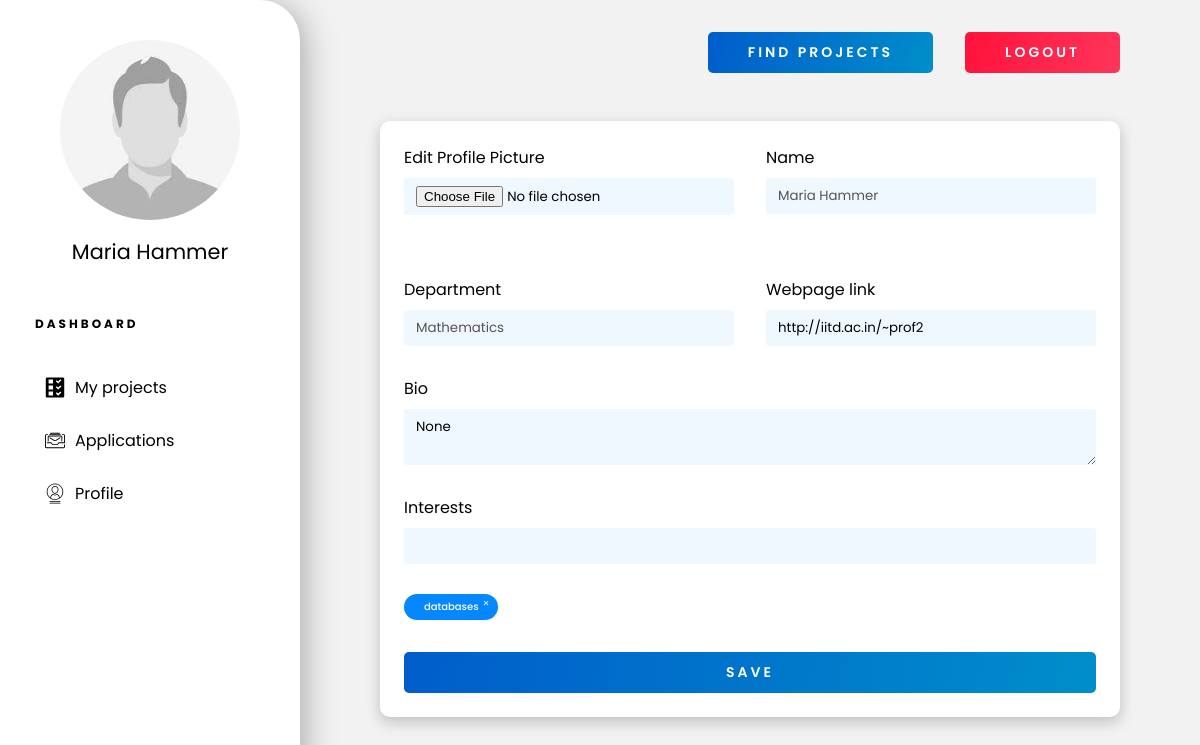
Page /profs/profile/ (signed in) on the earlier database version.
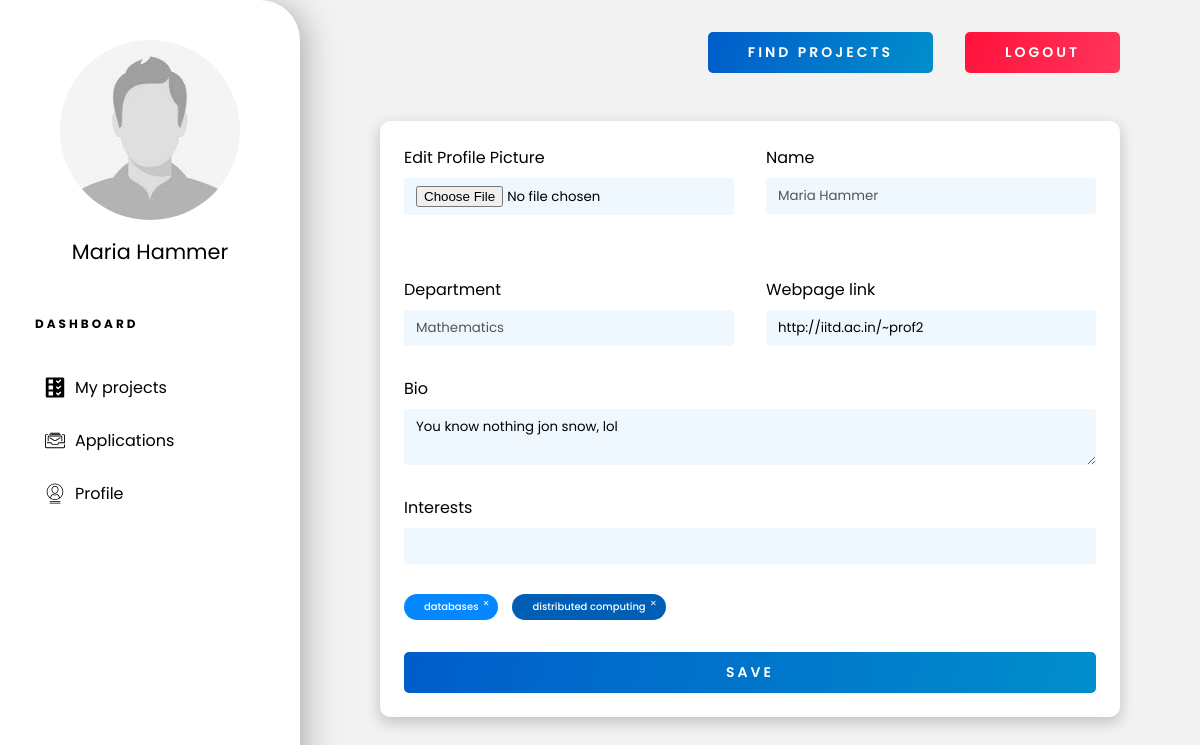
Same page on the later database version.
### portal/models.py (models this page shows, shortened)
class Professor(models.Model):
    user = models.ForeignKey(User, verbose_name=_("Auth User"), on_delete=models.CASCADE)
    dept = models.CharField(_("department"), max_length=50, choices=Departments.choices)
    interests = models.ManyToManyField("Interests")
    webpage_link = models.URLField(_("Webpage Link"), max_length=200, null=True)
    pic = models.FileField(_("Profile Pic"), upload_to=upload_pic, storage=OverwriteStorage(), null=True)
    bio = models.TextField(_("Biography"), null=True)

class Interests(models.Model):
    research_field = models.CharField(_("Research Area of Interest"), max_length=50)

### portal/views.py (the view, shortened to what this page needs)
class ProfViewSet(ModelViewSet):
    queryset=Professor.objects.all()
    serializer_class=ProfSerializer
    permission_classes=[permissions.IsAuthenticated]
    @action(detail=False,methods=['GET'])
    def profile(self, request):
        user = request.user
        professors = user.professor_set.all()
        if(len(professors) == 1):
            prof = professors[0]
            serializer = self.get_serializer(prof, many=False)
            interest_text = ', '.join([it['research_field'] for it in serializer.data['interests']])
            return render(request, template_name='profile.html', context={'user_data':serializer.data, 'interest_text': interest_text, 'is_student': isStudent(request.user), 'is_prof' : isProf(request.user)})
        return Response(404)

### portal/serializers.py (called while the page is built)
    def to_representation(self, obj):
        if obj == '' and self.allow_blank:
            return obj
        return self._choices[obj]

### portal/views.py (called while the page is built)
def isStudent(user):
    if( not user.is_authenticated):
        return False
    return len(user.student_set.all()) == 1

def isProf(user):
    if( not user.is_authenticated):
        return False
    return len(user.professor_set.all()) == 1

### templates/profile.html (shortened to what this page needs)
{% extends 'dashboard-base.html' %}
{% load static %}
{% block content %}
<div class="profile-container">
    {% if is_student %}
    <form id="profile-form" method="PUT" action="/students/{{user_data.id}}/">
        {% elif is_prof %}
        <form id="profile-form" method="PUT" action="/profs/{{user_data.id}}/">
            {% endif %}
            <div class="inline">
                <div style="display: flex; flex-direction: column;">
                    <label for="picture">Edit Profile Picture</label>
                    <input type="file" name="pic" id="picture" onchange="checkJpeg(this)">
                </div>
                <div style="display: flex; flex-direction: column;">
                    <label for="name">Name</label>
                    <input type="text" name="name" id="name" value="{{user_data.user.first_name}} {{user_data.user.last_name}}" disabled>
                </div>
                {% if is_prof %}
                <div style="display: flex; flex-direction: column;">
                    <label for="dept">Department</label>
                    <input type="text" name="dept" id="dept" value="{{user_data.dept}}" disabled>
                </div>
                <div style="display: flex; flex-direction: column;">
                    <label for="dept">Webpage link</label>
                    <input type="text" name="webpage_link" id="webpage_link" value="{{user_data.webpage_link}}">
                </div>
                {% endif %}
            </div>
            <label for="bio">Bio</label>
            <textarea name="bio" id="bio" cols="30" rows="2">{{user_data.bio}}</textarea>
            <label for="interests">Interests</label>
            <div class="int-searchbar">
                <input type="text" name="intDummy" autocomplete="off">
            </div>
            <div class="tag-container">
                {% for interest in user_data.interests %}
                <div class="tag" onclick="handleTagDelete(this)">{{interest.research_field}}</div>
                {% endfor %}
            </div>
            <button type="submit" class="btn wide-text bold">Save</button>
        </form>
</div>
{% endblock %}

### templates/dashboard-base.html (shortened to what this page needs)
{% load static %}
<!DOCTYPE html>
<html lang="en">
<head>
    <link rel="stylesheet" href="{% static 'portal/css/master.css' %}">
    <link rel="stylesheet" href="{% static 'portal/css/dashboard.css' %}">
</head>
<body>
    <div class="sidebar-wrapper">
        <img src="/uploads/user_{{user.id}}/pic.jpg" onerror="changePic()" alt="Profile-Pciture" class="profile-picture" id="profile-pic">
        <h1 class="name">{{user.first_name}} {{user.last_name}}</h1>
        <h3 class="dashboard-heading wide-text">Dashboard</h3>
        <ul class="dash-nav">
            {% if is_student %}
            <a href="{% url 'applied-projects' %}">
                <li class="dash-links">
                    <img class="dash-icon" src="{% static 'portal/assets/icons/applications.svg' %}">Applied
                </li>
            </a>
            <a href="{% url 'my-projects' %}?bookmarked=true">
                <li class="dash-links">
                    <img class="dash-icon" src="{% static 'portal/assets/icons/bookmark.svg' %}"> Bookmarked
                </li>
            </a>
            <a href="{% url 'student-profile' %}">
                <li class="dash-links">
                    <img class="dash-icon" src="{% static 'portal/assets/icons/profile.svg' %}">Profile
                </li>
            </a>
            {% elif is_prof %}
            <a href="{% url 'my-projects' %}?floated=true">
                <li class="dash-links">
                    <img class="dash-icon" src="{% static 'portal/assets/icons/projects.svg' %}">My projects
                </li>
            </a>
            <a href="{% url 'view-received-applications' %}">
                <li class="dash-links">
                    <img class="dash-icon" src="{% static 'portal/assets/icons/applications.svg' %}">Applications
                </li>
            </a>
            <a href="{% url 'prof-profile' %}">
                <li class="dash-links">
                    <img class="dash-icon" src="{% static 'portal/assets/icons/profile.svg' %}">Profile
                </li>
            </a>
            {% endif %}
        </ul>
    </div>
    <div class="dashboard-wrapper">
        <div class="top-nav">
            <a href="{% url 'find-projects' %}" class="btn bold wide-text" id="searchBtn">Find Projects</a>
            {% if user.is_authenticated %}
            <a href="{% url 'logout' %}" class="btn btn-red wide-text bold" id="logout-btn">Logout</a>
            {% else %}
            <a href="{% url 'login' %}" class="btn btn-red wide-text bold" id="logout-btn">Login</a>
            {% endif %}
        </div>
        <div class="dashboard-content">
            {% block content %}
            {% endblock %}
        </div>
    </div>
</body>
</html>

### static/portal/css/master.css (style rules this page uses)
* { --primary-blue: linear-gradient(106deg, rgba(0,93,203,1) 0%, rgba(0,142,203,1) 100%); --primary-red: linear-gradient(106deg, rgba(255,18,59,1) 0%, rgba(255,53,91,1) 100%); --bg-grey: #f2f2f2; --sec-blue: #0071da; --crimson-red: #da0041; --bright-blue : #0487FF; box-sizing: border-box; padding: 0; margin: 0; font-family: 'Poppins', sans-serif; }
a { text-decoration: none; }
ul { list-style: none; margin-bottom: 0; }
button { outline: none; border: none; }
.wide-text { letter-spacing: 3px; }
.bold { font-weight: 600; }
.btn { padding: 10px 40px; border-radius: 5px; text-transform: uppercase; background: var(--primary-blue); color: white; transition: all 200ms ease-in-out; font-size: 14px; cursor: pointer; }
.btn-red { background: var(--primary-red); }

### static/portal/css/dashboard.css (style rules this page uses)
* { --dash-width: 300px; }
body { background-color: var(--bg-grey); }
.sidebar-wrapper { display: flex; flex-direction: column; position: fixed; left: 0; top: 0; width: var(--dash-width); height: 100vh; background-color: white; padding: 2.5rem 30px; border-radius: 0 40px 40px 0; -webkit-box-shadow: 10px 0px 35px -8px rgba(0, 0, 0, 0.34); -moz-box-shadow: 10px 0px 35px -8px rgba(0, 0, 0, 0.34); box-shadow: 10px 0px 35px -8px rgba(0, 0, 0, 0.34); }
.profile-picture { align-self: center; width: 180px; border-radius: 5000px; }
.name { margin: 1rem 0 3rem; font-size: 1.3rem; align-self: center; font-weight: 400; }
.dashboard-heading { text-transform: uppercase; font-size: 0.75rem; margin-left: 5px; }
.dash-nav { margin: 2rem 0; list-style: none; }
.dash-nav a { color: black; }
.dash-links { margin-bottom: 0.5rem; padding: 10px 15px; border-radius: 5px; display: flex; font-weight: 400; font-size: 1rem; transition: background-color 50ms ease-in; }
.dash-icon { width: 20px; margin-right : 10px }
.dashboard-wrapper { padding: 2rem 5rem; margin-left: var(--dash-width); }
.top-nav { display: grid; grid-template-columns: 9fr 1fr; margin-bottom: 3rem; align-items: center; gap: 2rem; }
#searchBtn { margin-left: auto; }
.profile-container { padding: 24px; margin: 3rem 0; -webkit-box-shadow: 0px 5px 14px 1px rgba(0, 0, 0, 0.19); -moz-box-shadow: 0px 5px 14px 1px rgba(0, 0, 0, 0.19); box-shadow: 0px 5px 14px 1px rgba(0, 0, 0, 0.19); background-color: white; border-radius: 10px; }
.inline { display: grid; gap: 2rem; grid-template-columns: 1fr 1fr; }
.profile-container form { display: flex; flex-direction: column; }
.profile-container textarea, .profile-container input { margin: 8px 0 30px; border: none; outline: none; border-radius: 3px; width: 100%; background-color: aliceblue; padding: 8px 12px; }
.profile-container form button { margin-top: 1rem; }
.tag-container { margin: 0 0 1rem; display: flex; align-items: center; flex-wrap: wrap; gap: 14px; }
.tag-container .tag { position: relative; border-radius: 500px; background-color: #0487ff; padding: 5px 20px; font-size: 10px; color: white; font-weight: 500; }
.tag-container .tag::after { position: absolute; top: 2px; right: 4px; content: '\2715'; color: white; font-size: 8px; border-radius: 2px; transition: all 200ms ease-in-out; padding: 2px 5px; }
.tag-container .tag:nth-of-type(2n) { background-color: #005EB5; }
.int-searchbar { position: relative; }

Differences in the rows shown:
changed Professor "http://iitd.ac.in/~prof2": bio (not shown) → "You know nothing jon snow, lol"
now on this page (row unchanged): Interests: research_field "distributed computing"
Other differences:
form field bio: "None" → (not shown)
